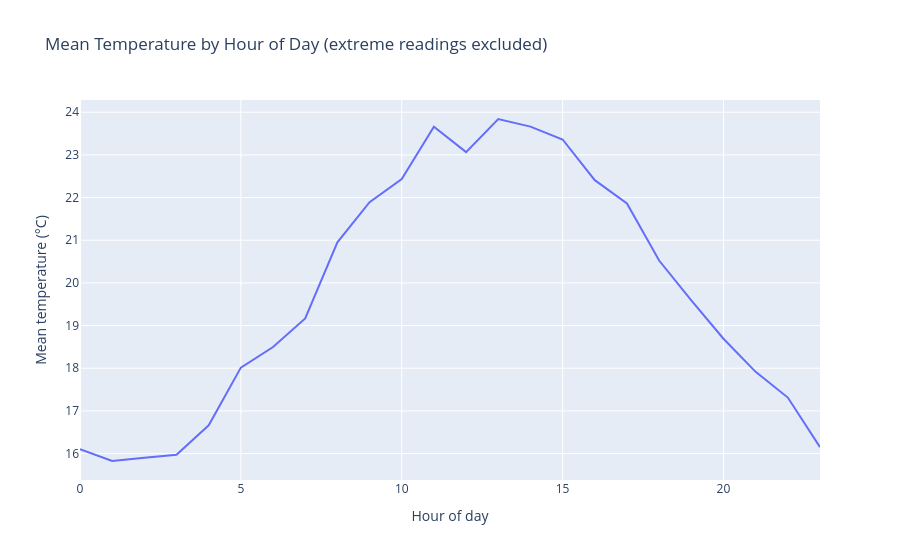

Notebook source saved alongside this figure:
### Markdown cell above
## 7. Daily (diurnal) cycle check

Before treating any multi-day rise as a developing fault, check whether temperature simply follows a daily cycle (e.g. ambient/operational heating through the day). Extreme readings are excluded here so they don't distort the normal-range pattern.

### Code cell
normal_range = df.loc[df["temp_c"] <= extreme_threshold_c].copy()
normal_range["hour"] = normal_range["timestamp"].dt.hour

hourly_temp = normal_range.groupby("hour")["temp_c"].agg(["mean", "median", "std", "count"])
print(f'Hourly mean range: {hourly_temp["mean"].max() - hourly_temp["mean"].min():.1f}°C')

fig = px.line(
    hourly_temp.reset_index(), x="hour", y="mean",
    title="Mean Temperature by Hour of Day (extreme readings excluded)",
    labels={"hour": "Hour of day", "mean": "Mean temperature (°C)"},
)
fig.show()

### Figure 1 — Plotly figure (JSON) as saved in the notebook; plotly's stock layout.template omitted (floating-point values rounded to 4 significant figures)
{"data": [{"hovertemplate": "Hour of day=%{x}<br>Mean temperature (°C)=%{y}<extra></extra>", "legendgroup": "", "line": {"color": "#636efa", "dash": "solid"}, "marker": {"symbol": "circle"}, "mode": "lines", "name": "", "orientation": "v", "showlegend": false, "type": "scatter", "x": [0, 1, 2, 3, 4, 5, 6, 7, 8, 9, 10, 11, 12, 13, 14, 15, 16, 17, 18, 19, 20, 21, 22, 23], "xaxis": "x", "y": [16.1, 15.83, 15.9, 15.97, 16.66, 18.01, 18.5, 19.17, 20.95, 21.89, 22.43, 23.66, 23.07, 23.84, 23.66, 23.36, 22.41, 21.86, 20.52, 19.59, 18.69, 17.91, 17.31, 16.15], "yaxis": "y"}], "layout": {"legend": {"tracegroupgap": 0}, "title": {"text": "Mean Temperature by Hour of Day (extreme readings excluded)"}, "xaxis": {"anchor": "y", "domain": [0, 1], "title": {"text": "Hour of day"}}, "yaxis": {"anchor": "x", "domain": [0, 1], "title": {"text": "Mean temperature (°C)"}}}}
